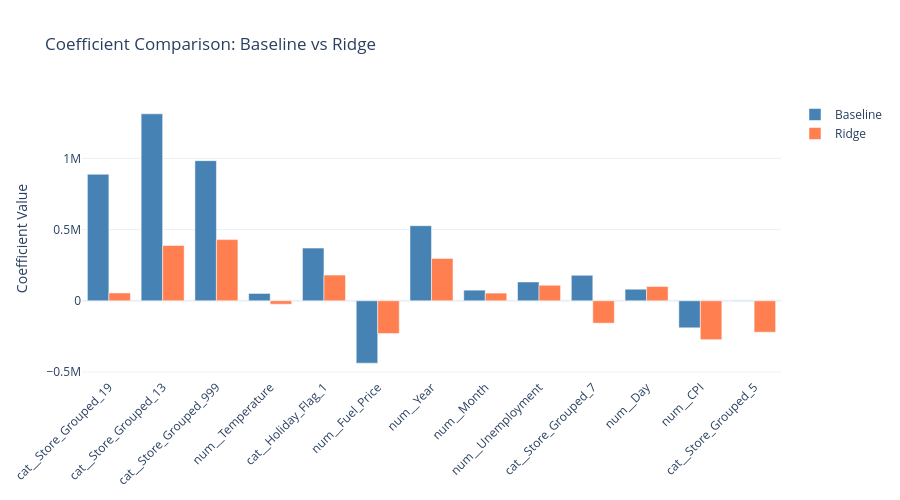

Notebook source saved alongside this figure:
### Code cell
shrinkage_df = pd.DataFrame({
    'Feature': feature_names,
    'Baseline': baseline.coef_,
    'Ridge': ridge_best.coef_,
    'Shrinkage_%': ((1 - np.abs(ridge_best.coef_) / (np.abs(baseline.coef_) + 1e-10)) * 100).round(1)
}).sort_values('Shrinkage_%', ascending=False)

display(Markdown("### Coefficient Shrinkage: Baseline vs Ridge"))

# Median is robust to outliers where multicollinearity produces small baseline coefficients that inflate the ratio
median_shrinkage = shrinkage_df['Shrinkage_%'].median()
display(Markdown(
    f"Median shrinkage: **{median_shrinkage:.1f}%** "
    f"(median used because multicollinearity can produce small baseline coefficients whose ratios become extreme)"
))

display(shrinkage_df.style
    .format({'Baseline': '{:,.0f}', 'Ridge': '{:,.0f}', 'Shrinkage_%': '{:.1f}%'})
    .bar(subset=['Shrinkage_%'], color=['#d65f5f', '#5fba7d'], align='zero')
    .hide(axis='index')
    .set_caption("Ridge reduces coefficient magnitudes, which combats overfitting")
)

fig = go.Figure()
fig.add_trace(go.Bar(x=shrinkage_df['Feature'], y=shrinkage_df['Baseline'], name='Baseline', marker_color='steelblue'))
fig.add_trace(go.Bar(x=shrinkage_df['Feature'], y=shrinkage_df['Ridge'], name='Ridge', marker_color='coral'))
fig.update_layout(
    title='Coefficient Comparison: Baseline vs Ridge',
    yaxis_title='Coefficient Value',
    barmode='group',
    height=500,
    xaxis_tickangle=-45
)
fig.write_image(".doc/notebook_plots/03_Regularized/ridge_coefficient_shrinkage.png", scale=2)
fig.show()

### Figure 1 — Plotly figure (JSON) as saved in the notebook; plotly's stock layout.template omitted (floating-point values rounded to 4 significant figures)
{"data": [{"marker": {"color": "steelblue"}, "name": "Baseline", "type": "bar", "x": ["cat__Store_Grouped_19", "cat__Store_Grouped_13", "cat__Store_Grouped_999", "num__Temperature", "cat__Holiday_Flag_1", "num__Fuel_Price", "num__Year", "num__Month", "num__Unemployment", "cat__Store_Grouped_7", "num__Day", "num__CPI", "cat__Store_Grouped_5"], "y": [888700.0, 1313000.0, 984300.0, 51540.0, 370000.0, -438200.0, 527400.0, 74620.0, 132000.0, 179100.0, 81260.0, -190000.0, -2501.0]}, {"marker": {"color": "coral"}, "name": "Ridge", "type": "bar", "x": ["cat__Store_Grouped_19", "cat__Store_Grouped_13", "cat__Store_Grouped_999", "num__Temperature", "cat__Holiday_Flag_1", "num__Fuel_Price", "num__Year", "num__Month", "num__Unemployment", "cat__Store_Grouped_7", "num__Day", "num__CPI", "cat__Store_Grouped_5"], "y": [55070.0, 388300.0, 429600.0, -24110.0, 180700.0, -230200.0, 297800.0, 53990.0, 109000.0, -157300.0, 100500.0, -273200.0, -220700.0]}], "layout": {"barmode": "group", "height": 500, "title": {"text": "Coefficient Comparison: Baseline vs Ridge"}, "xaxis": {"tickangle": -45}, "yaxis": {"title": {"text": "Coefficient Value"}}}}
